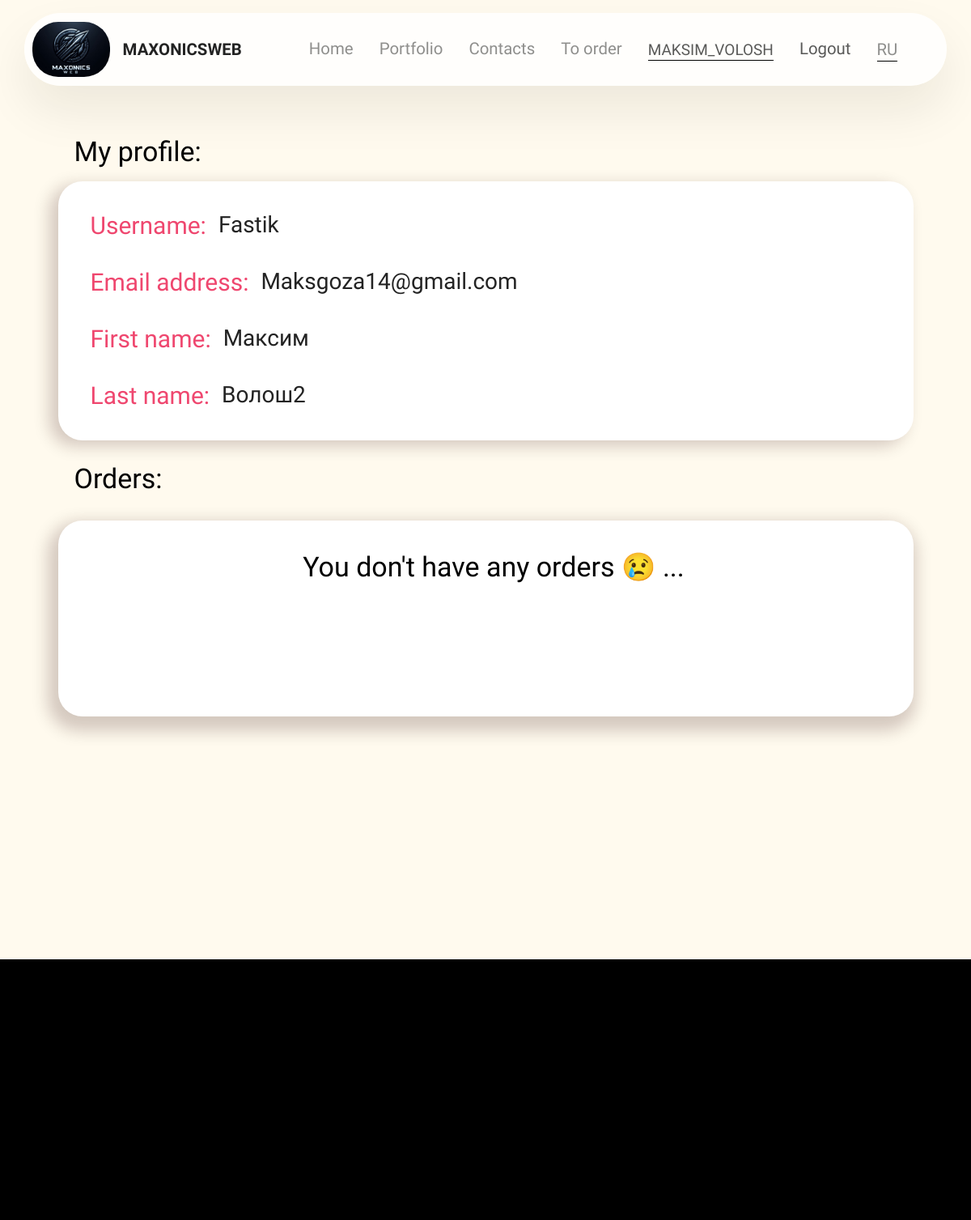
/en/profile/fastik/ (signed in), run on the app's committed database.
### main/models.py (models this page shows)
class CustomUser(AbstractUser):
    pass

### main/views.py (the view, shortened to what this page needs)
# urls.py: path('profile/<str:username>/', profile_view, name='profile'),
def profile_view(request, username):
    redirect_response = is_reg(request)
    if redirect_response:
        return redirect_response
    user = get_object_or_404(CustomUser, username=username)
    if request.user.is_staff:
        orders = OrderCreate.objects.all()
    else:
        orders = OrderCreate.objects.filter(user=user)
    if request.user.is_staff and request.user != user:
        orders = OrderCreate.objects.filter(user=user)
        return render(request, 'main/profile.html', {'user': user, 'orders': orders})

### main/views.py (called while the page is built)
def is_reg(request):
    if not request.user.is_authenticated:
        request.session['desired_url'] = request.get_full_path()
        return redirect('login')
    return None

### main/templates/main/profile.html (shortened to what this page needs)
{% extends "main/base.html" %}
{% load static %}
{% load i18n %}
{% block main %}
<section class="profile">
    <div class="profile__container">
        <div class="profile__title">{% trans "My profile:" %}</div>
        <div class="profile__info">
            <div class="profile__username">
                <div class="username__cap">{% trans "Username:" %}</div>
                <div class="username__username">{{ user.username|capfirst }}</div>
            </div>
            <div class="profile__email">
                <div class="email__cap">{% trans "Email address:" %}</div>
                <div class="email__email">{{ user.email|capfirst }}</div>
            </div>
            <div class="profile__name">
                <div class="name__cap">{% trans "First name:" %}</div>
                <div class="name__name">{{ user.first_name|capfirst }}</div>
            </div>
            <div class="profile__lastname">
                <div class="lastname__cap">{% trans "Last name:" %}</div>
                <div class="lastname__lastname">{{ user.last_name|capfirst }}</div>
            </div>
        </div>
        <div class="orders__title">{% trans "Orders:" %}</div>
        <div class="profile__orders">
            {% if orders %}
                {% for order in orders %}
                    <div class="orders__box">
                        <div class="orders__order">
                            <div class="order__name">
                                <div class="name__cap">{% trans "Order:" %}</div>
                                <div class="name__name">{{ order.name }}</div>
                            </div>
                            <div class="order__description">
                                <div class="description__cap">{% trans "Description:" %}</div>
                                <div class="description__description">{{ order.description|safe|linebreaks }}</div>
                            </div>
                            <div class="order__targetgroup">
                                <div class="targetgroup__cap">{% trans "Target audience:" %}</div>
                                <div class="targetgroup__targetgroup">{{ order.targetgroup }}</div>
                            </div>
                            <div class="order__websitetype">
                                <div class="websitetype__cap">{% trans "Website type:" %}</div>
                                <div class="websitetype__websitetype">{{ order.get_websitetype_display }}</div>
                            </div>
                            <div class="order__budget">
                                <div class="budget__cap">{% trans "Budget:" %}</div>
                                <div class="budget__budget">{{ order.budget }} <p> €</p></div>
                            </div>
                            <div class="order__deadline">
                                <div class="deadline__cap">{% trans "Desired deadline:" %}</div>
                                <div class="deadline__deadline">{{ order.get_deadline_display }}</div>
                            </div>
                            <div class="order__deadline">
                                <div class="deadline__cap">{% trans "Contact type:" %}</div>
                                <div class="deadline__deadline">{{ order.get_socialnetworkchose_display }}: {{ order.socialnetwork }}</div>
                            </div>
                            <div class="order__files">
                                <div class="files__cap">{% trans "Files:" %}</div>
                                {% if order.files %}
                                <a href="{% url 'download_file' file_path=order.files.name %}" download>{{ order.files.name }}</a>
                                {% else %}
                                    <div class="files__files">{% trans "Files not provided..." %}</div>
                                {% endif %}
                            </div>
                            <div class="order__status">
                                <div class="status__cap">{% trans "Status:" %}</div>
                                <div class="status__status">{{ order.get_status_display }}</div>
                            </div>
                            {% if user.is_staff %}
                            <div class="order__status">
                                <div class="status__cap">{% trans "User:" %}</div>
                                <div class="status__status">{{ order.user.username|capfirst }}</div>
                            </div>
                            <div class="order__delete-button">
                                <form method="post" action="{% url 'delete_order' order.id %}">
                                    {% csrf_token %}
                                    <button class="delete-button" type="submit">{% trans "Delete order" %}</button>
                                </form>
                            </div>
                            {% endif %}
                        </div>
                    </div>
                {% endfor %}
            {% else %}
            <div class="orders__box">
                <div class="orders__no-order">
                    <div class="no-order__title">{% trans "You don't have any orders 😢 ..." %}</div>
                    <div class="no-order__button">
                        <div class="mbr-section-btn" >
                        </div>
                    </div>
                </div>
            </div>
        {% endif %}
        </div>
    </div>
</section>
{% endblock main %}

### main/templates/main/base.html (shortened to what this page needs)
{% load static %}
{% load i18n %}
<!DOCTYPE html>
<html lang="en">
<head>
    <link href="https://cdn.jsdelivr.net/npm/bootstrap@5.3.3/dist/css/bootstrap.min.css" rel="stylesheet">
    <link rel="stylesheet" href="{% static "assets/dropdown/css/style.css" %}">
    <link rel="stylesheet" href="{% static "assets/socicon/css/styles.css" %}">
    <link rel="stylesheet" href="{% static "assets/animatecss/animate.css" %}">
    <link rel="stylesheet" href="{% static "assets/theme/css/style.css" %}">
    <link rel="stylesheet" href="{% static "assets/mobirise/css/additional.css" type="text/css" %}">
    <link rel="stylesheet" href="{% static "css/style.css" %}">
    <link rel="stylesheet" href="{% static "css/accardion.css" %}">
</head>
<body>
    <div class="wrapper">
      <section class="menu menu2 cid-u1TQRbz2uR" once="menu" id="menu-5-u1TQRbz2uR">
        <nav class="navbar navbar-dropdown navbar-fixed-top navbar-expand-lg">
            <div class="container">
                <div class="navbar-brand">
                    <span class="navbar-logo">
                        <a href="{% url "home" %}">
                            <img src="{% static "img/futtage/logo.jpg" %}" style="height: 4.3rem;">
                        </a>
                    </span>
                    <span class="navbar-caption-wrap">
                        <a class="navbar-caption text-black display-4" href="{% url "home" %}">{% trans "MAXONICSWEB" %}</a>
                    </span>
                </div>
                <div class="collapse navbar-collapse" id="navbarSupportedContent">
                    <ul class="navbar-nav nav-dropdown" data-app-modern-menu="true">
                        <li class="nav-item">
                            <a class="nav-link nav-link-podch link ns display-4" href="{% url "home" %}">{% trans "Home" %}</a>
                        </li>
                        <li class="nav-item">
                            <a class="nav-link nav-link-podch link ns display-4" href="{% url "portfolio" %}"
                                aria-expanded="false">{% trans "Portfolio" %}</a>
                        </li>
                        <li class="nav-item">
                            <a class="nav-link nav-link-podch link ns display-4" href="{% url "home" %}#contacts">{% trans "Contacts" %}</a>
                        </li>
                        <li class="nav-item">
                            <a class="nav-link nav-link-podch link ns display-4" href="{% url "how_to_order" %}">{% trans "To order" %}</a>
                        </li>
                        {% if user.is_authenticated %}
                        <li class="nav-item nav-item-mod">
                            <a class="nav-link link display-4 profile-name" href="{% url 'profile' username=request.user %}"><h6 class="podch">{{ request.user|upper }}</h6></a>
                        </li>
                        <li class="nav-item">
                            <a class="nav-link link display-4" href="{% url "logout" %}">{% trans "Logout" %}</a>
                        </li>
                        {% else %}
                        <li class="nav-item">
                            <a class="nav-link link display-4" href="{% url "register" %}"><h6 class="podch">{% trans "Register" %}</h6></a>
                        </li>
                        {% endif %}
                        <li class="nav-item nav-item-inside">
                          {% if request.LANGUAGE_CODE != 'ru' %}
                            <button class="nav-link link ns display-4" onclick="changeLanguage('ru')"><h6 class="podch">RU</h6></button>
                          {% endif %}
                        </li>
                    </ul>
                </div>
            </div>
        </nav>
    </section>
      <section class="main">
        {% block main %}
        {% endblock main %}
      </section>
      <section class="footer3 cid-u1TQRbEQmm" once="footers" id="footer-3-u1TQRbEQmm">
        <div class="container">
            <div class="row">
                <div class="row-links">
                    <ul class="header-menu">
                    </ul>
                </div>
                <div class="col-12 mt-5">
                </div>
            </div>
        </div>
    </section>
    </div>
</body>
</html>

### static/assets/dropdown/css/style.css (style rules this page uses)
.navbar-dropdown { left: 0; padding: 0; position: absolute; right: 0; top: 0; transition: all 0.45s ease; z-index: 1030; background: #282828; }
.navbar-dropdown .navbar-logo { margin-right: 0.8rem; transition: margin 0.3s ease-in-out; vertical-align: middle; }
.navbar-dropdown .navbar-logo img { height: 3.125rem; transition: all 0.3s ease-in-out; }
.navbar-dropdown .navbar-caption { font-weight: 700; white-space: normal; vertical-align: -4px; line-height: 3.125rem !important; }
.navbar-dropdown .navbar-caption, .navbar-dropdown .navbar-caption:hover { color: inherit; text-decoration: none; }
.navbar-dropdown.navbar-fixed-top { position: fixed; }
.navbar-dropdown .navbar-brand span { vertical-align: -4px; }
.nav-dropdown { font-size: 0.75rem; font-weight: 500; height: auto !important; }
.nav-dropdown .link { margin: .667em 1.667em; font-weight: 500; padding: 0; transition: color .2s ease-in-out; }
.nav-dropdown .link::after, .nav-dropdown .dropdown-item::after { color: inherit; }

### static/assets/theme/css/style.css (style rules this page uses)
section { background-color: #ffffff; }
body { font-style: normal; line-height: 1.5; font-weight: 400; color: #232323; position: relative; }
button { background-color: transparent; border-color: transparent; }
section, .container, .container-fluid { position: relative; word-wrap: break-word; }
a { font-style: normal; font-weight: 400; cursor: pointer; }
a, a:hover { text-decoration: none; }
h1, h2, h3, h4, h5, h6, .display-1, .display-2, .display-4, .display-5, .display-7, span, p, a { line-height: 1; word-break: break-word; word-wrap: break-word; font-weight: 400; }
section { background-position: 50% 50%; background-repeat: no-repeat; background-size: cover; }
img, iframe { display: block; width: 100%; }
.mbr-section-btn { margin-left: -0.6rem; margin-right: -0.6rem; font-size: 0; }
.menu .navbar-brand { display: -webkit-flex; }
.menu .navbar-brand span { display: flex; display: -webkit-flex; }
.menu .navbar-brand .navbar-caption-wrap { display: -webkit-flex; }
.menu .navbar-brand .navbar-logo img { display: -webkit-flex; width: auto; }
@media (min-width: 992px) { .menu .navbar-nav.nav-dropdown { display: -webkit-flex; } }
.navbar { display: -webkit-flex; -webkit-flex-wrap: wrap; -webkit-align-items: center; -webkit-justify-content: space-between; }
.navbar-collapse { -webkit-flex-basis: 100%; -webkit-flex-grow: 1; -webkit-align-items: center; }
.nav-dropdown .link { padding: 0.667em 1.667em !important; margin: 0 !important; }
.row { display: -webkit-flex; -webkit-flex-wrap: wrap; }
html, body { height: auto; min-height: 100vh; }
.row > * { padding-right: 1rem; padding-left: 1rem; }
ul, ol, pre, blockquote { margin-bottom: 2.3125rem; }
.container, .container-fluid { padding-left: 16px; padding-right: 16px; }
.row { margin-left: -16px; margin-right: -16px; }
.row > [class*=col] { padding-left: 16px; padding-right: 16px; }

### static/assets/mobirise/css/additional.css (style rules this page uses)
img, .card-wrap, .card-wrapper, .video-wrapper, .mbr-figure iframe, .google-map iframe, .slide-content, .plan, .card, .item-wrapper { border-radius: 2rem !important; }
body { font-family: var(--display1-font, 'Inter Tight'); background: color-mix(in srgb, var(--dominant-color, #0f1305) 10%, transparent); }
.display-4 { font-family: var(--display4-font); font-size: calc(var(--display4-size, 1.4) * 1rem); line-height: 1.5; }
@media (min-width: 992px) and (max-width: 1400px) { .display-4 { --display4-size_min: calc(var(--display4-size, 1.4) - (var(--display4-size, 1.4) - 1) * 0.65); font-size: calc(var(--display4-size, 1.4) * 0.8rem); font-size: calc(var(--display4-size_min) * 1rem + (var(--display4-size, 1.4) - var(--display4-size_min)) * ((100vw - 62rem) / (87 - 62))); line-height: calc(1.4 * (var(--display4-size_min) * 1rem + (var(--display4-size, 1.4) - var(--display4-size_min)) * ((100vw - 62rem) / (87 - 62)))); } }
.text-black { color: #232323 !important; }
a, a:hover { color: var(--primary-color, #9fe870); }
body { overflow-x: hidden; }
a { transition: color 0.6s; }

### data on the page
CustomUser: user "MAKSIM_VOLOSH"
CustomUser: username "Fastik", email "Maksgoza14@gmail.com", first_name "Максим", last_name "Волош2"
